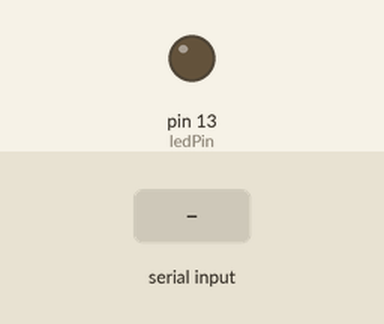
Simulated run of this sketch. Board: Arduino Uno, built with avr-gcc and run on an emulated ATmega328P. Parts: output pins drawn as LEDs (lit = HIGH). The inputs (shaded band) are chosen by the test bench. What the sketch prints to the serial monitor is not drawn.

Above: at 1.2 s.
1.3 s: "1\n" received over Serial
Timing chart, 0 to 4.3 s (numbered marks = the images above; inputs shaded):
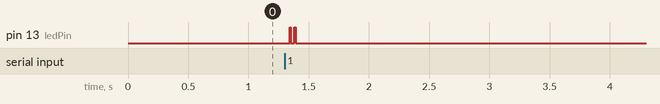

Measured:
- after the input at 1.3 s, pin 13 (ledPin): alternates HIGH for 0.01 s and LOW for 0.03 s, 4 changes in all, then stays LOW, starting at once

The sketch:

echo-serial.ino
```cpp
const int baud           = 115200;

/* On MKR Zero, LED_BUILTIN = 32 */
const int ledPin = LED_BUILTIN;

void setup() {

    Serial.begin(baud);
    while(!Serial); // Wait for serial monitor to connect

    pinMode(ledPin, OUTPUT);

    Serial.println("Setup Complete.");
}

char c;

void loop() {

    if (Serial.available()) {
        digitalWrite(ledPin, HIGH);
        c  = Serial.read();
        delay(10); // slight delay for visible LED blink
        if (c == '\r')
            Serial.print("\r\n");
        else
            Serial.print(c);
        digitalWrite(ledPin, LOW);
    }

}
```
